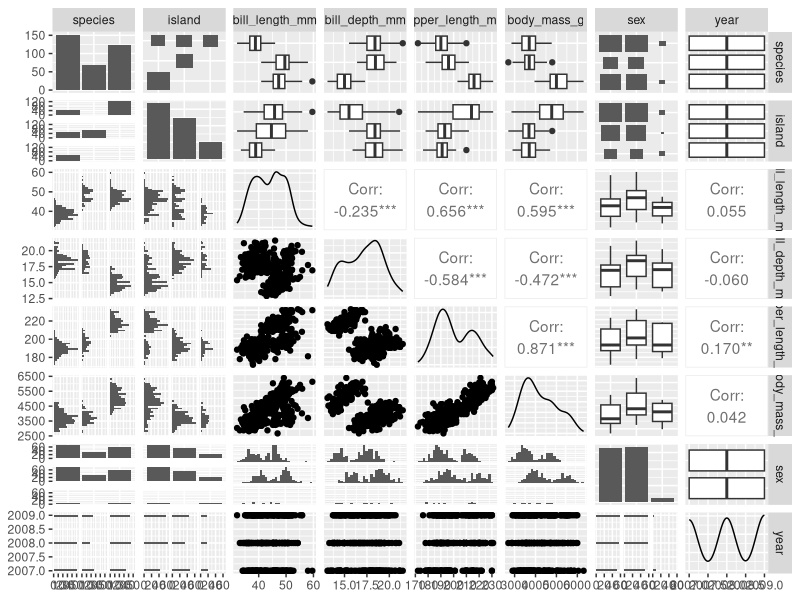
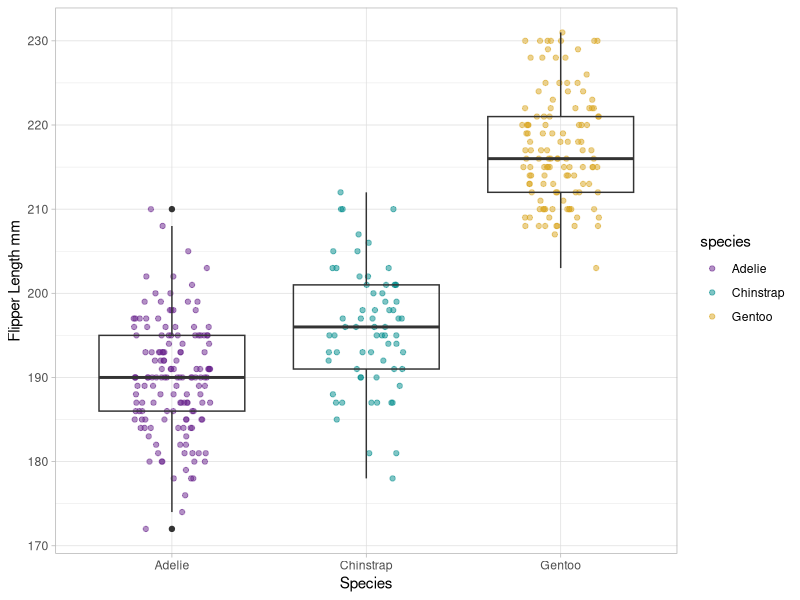
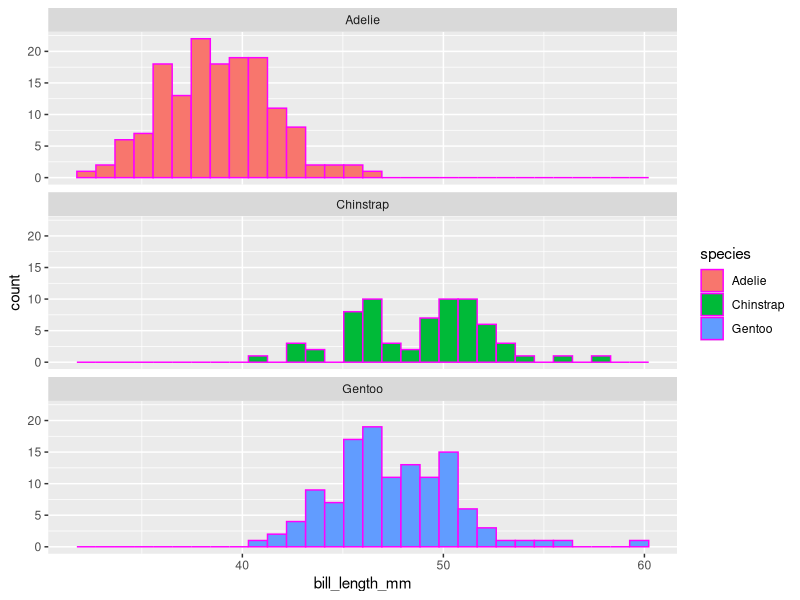

R code for these plots, in order:
## ---- chunk 1
#| warning: false
#| echo: false

library(tidyverse)
library(palmerpenguins)
library(GGally)
library(skimr)

## ---- chunk 2
#| include: false

# Tell me the column names
names(penguins)

# What are the dimensions
dim(penguins)

# Can you show me the first 6 lines?
head(penguins)

# Last 6 lines
tail(penguins)
## ---- chunk 3
skim(penguins)
## ---- chunk 4
GGally::ggpairs(penguins)
## ---- chunk 5
ggplot(data = penguins, aes(x = species, y = flipper_length_mm)) + 
  geom_jitter(width = 0.2,
              alpha = 0.5,
              height = 0,
              aes(color = species))+
  geom_boxplot(fill = NA) +
  theme_light() +
  scale_color_manual(values = c("darkorchid4", "cyan4", "goldenrod")) +
  labs(x = "Species", y = "Flipper Length mm")

## ---- chunk 6
ggplot(data = penguins, aes(x = bill_length_mm)) +
  geom_histogram (aes(fill = species), color = "magenta") +
  facet_wrap(~species, ncol = 1)
